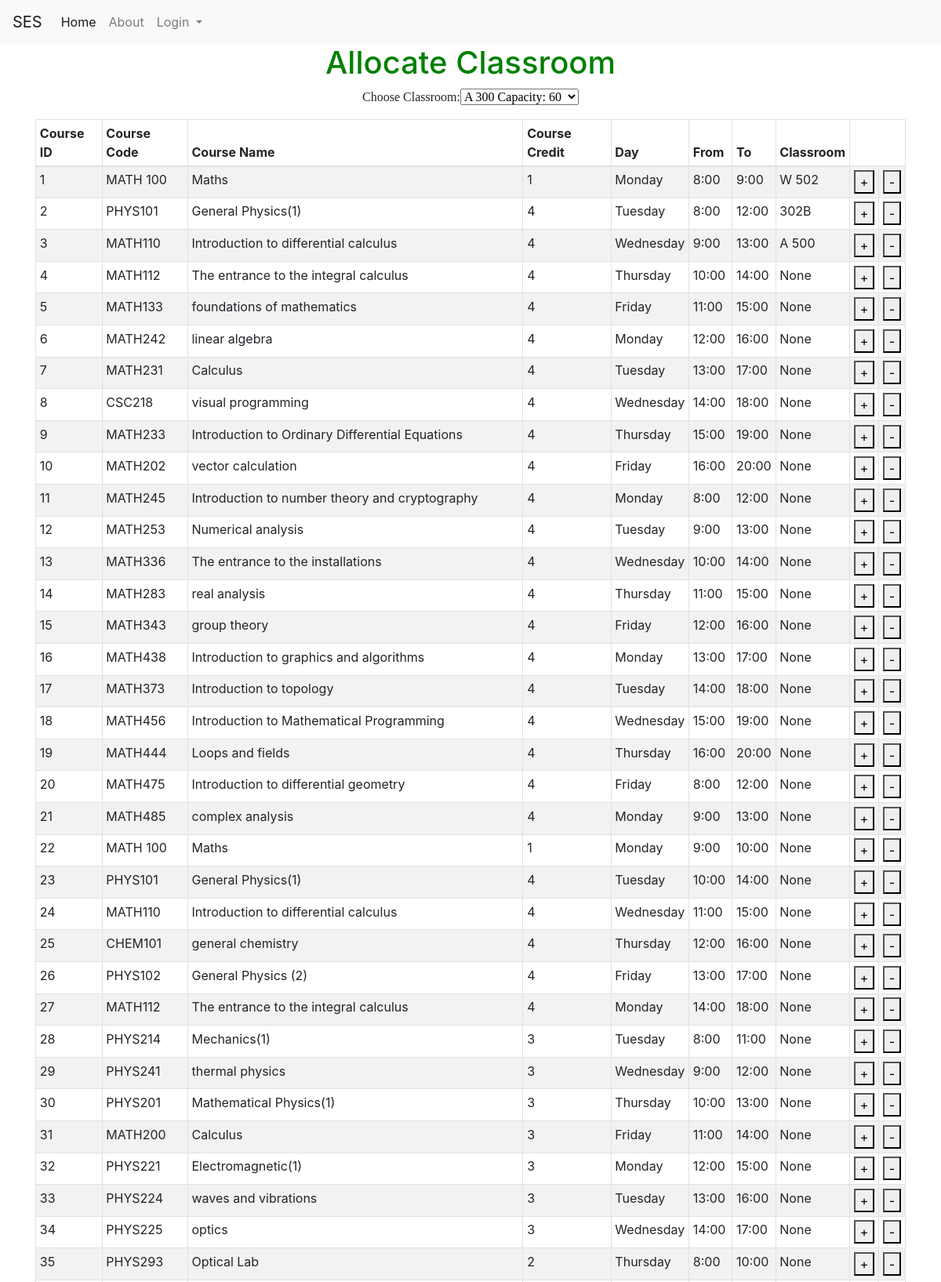
The page /allocate_classroomf (upper part) on the database its author committed.
### tables this page shows
CREATE TABLE course (course_id INTEGER NOT NULL PRIMARY KEY AUTOINCREMENT UNIQUE, course_name [nchar] (10), course_descr [nchar] (10), course_code [nchar] (10), dep_id [int], plan_id [int], level_id [int], credit INTEGER, Day_id REFERENCES Day (Day_id), fromT TIME, toT TIME, loc_id INTEGER, SEM INTEGER DEFAULT (223), lec_id INTEGER);

CREATE TABLE Day (Day_id INTEGER PRIMARY KEY, Day_Decs CHAR);

CREATE TABLE loc (loc_id INTEGER PRIMARY KEY UNIQUE, loc_Cap INTEGER, loc_name CHAR CONSTRAINT loc_id UNIQUE ON CONFLICT IGNORE);

### allocate_classroom.py (the view, shortened to what this page needs)
@allocate_classroom.route('/allocate_classroomf', methods=['GET', 'POST'])
def allocate_classroomf():
    with app.app_context():
        con = sqlite3.connect("instance/db.sqlite")
        cur = con.cursor()
        cur.execute("SELECT default_sem FROM default_sem")
        SEM = cur.fetchone()[0]
        con.commit()
        cur.execute("SELECT * FROM loc")
        classroom = cur.fetchall()
        con.commit()
        cur.execute("SELECT * FROM classroom_view")
        courses = cur.fetchall()
        course_id = request.form.get('course_id')
        con.commit()
        nolec = request.form.get('nolec', None)
        loc_id = request.form.get('classroom')
        print("loc_idss")
        print(loc_id)
        cur.execute(""" SELECT distinct

    cp1.Day_id AS CP1_Day_id,
    cp1.loc_id AS CP1_loc_id,
    cp1.fromT AS CP1_fromT,
    cp1.toT AS CP1_toT,
    cp1.SEM AS CP1_SEm,
    cp2.Day_id AS CP2_Day_id,
    cp2.loc_id AS CP2_loc_id,
    cp2.fromT AS CP2_fromT,
    cp2.toT AS CP2_toT,
    cp2.SEM AS CP2_SEm
FROM
    course AS cp1
JOIN
    course AS cp2
    ON cp2.course_id = cp1.course_id AND cp2.SEM = cp1.SEM

      And (cp2.fromT >= cp1.fromT and cp2.fromT < cp1.toT AND  cp1.fromT <= cp2.fromT and cp2.day_id = cp1.day_id)
      OR (cp2.toT > cp1.fromT and cp2.toT <= cp1.toT AND cp1.fromT <= cp2.fromT and cp2.day_id = cp1.day_id )
      OR (cp2.fromT <= cp1.fromT and cp2.toT >= cp1.toT AND cp1.fromT <= cp2.fromT and cp2.day_id = cp1.day_id)
      OR (cp2.fromT <= cp1.toT    and cp2.toT >= cp1.fromT  and cp2.day_id = cp1.day_id)

      where cp2.loc_id = ? AND cp1.SEM = ? and  cp1.course_id = ?  """, (loc_id,SEM,course_id))
        entry = cur.fetchone()
        error=''
        cur.execute("SELECT * FROM classroom_view")
        courses = cur.fetchall()
        con.commit()
        con.close()
    return render_template('allocate_classroom.html', classroom=classroom,courses=courses,error=error)

### templates/allocate_classroom.html (shortened to what this page needs)
{% extends "base.html" %}
{% block content %}
<h1>Allocate Classroom</h1>
       <form id = "c_form" method="post" action="/allocate_classroomf">
        <p style="font-family:verdana">
            Choose Classroom:<SELECT name="classroom" style="font-family:verdana" id="classroom">
            {% for j in classroom %}
                <OPTION  value={{j[0]}}>{{j[2]}} Capacity: {{j[1]}} </OPTION>
            {% endfor %}
            </SELECT>
            </p>
        <table id="classcourses" class="table table-striped table-bordered table-sm"  cellspacing="0" width="100%">
            <thead>
              <tr>
                <th>Course ID</th>
                <th>Course Code</th>
                <th>Course Name</th>
                <th>Course Credit</th>
                <th>Day</th>
                <th>From</th>
                <th>To</th>
                <th>Classroom</th>
              </tr>
              </thead>
              <tbody>
               {% for row in courses %}
                      <tr>
                        <td><input type="hidden" name="title" value="{{ row[0] }}"> {{ row[0] }} </td>
                          <td>{{row[1]}}</td>
                          <td>{{row[2]}}</td>
                          <td>{{row[3]}}</td>
                          <td>{{row[4]}}</td>
                          <td>{{row[5]}}</td>
                          <td>{{row[6]}}</td>
                          <td>{{row[7]}}</td>
                          <td><button class="bi bi-plus" type="submit" value="{{ row[0] }}" name="course_id">+</button></td>
                          <td><button class="bi bi-plus" type="submit" value="{{ row[0] }}" name="nolec">-</button></td>
                      </tr>
                  {% endfor %}
              </tbody>
          </table>
       </form>
{% endblock %}

### templates/allocate_classroom.html (style rules this page uses)
body { text-align: center; }
h1 { color: green; }
table { border-collapse: collapse; width: 100%; }
th, td { padding: 8px; text-align: left; border-bottom: 1px solid #ddd; }

### rows shown on the page
course: course_id "1", course_code "MATH 100", course_name "Maths", credit "1", Day_Decs "Monday", fromT "8:00", toT "9:00", loc_name "W 502"
course: course_id "2", course_code "PHYS101", course_name "General Physics(1)", credit "4", Day_Decs "Tuesday", fromT "8:00", toT "12:00", loc_name "302B"
course: course_id "3", course_code "MATH110", course_name "Introduction to differential calculus", credit "4", Day_Decs "Wednesday", fromT "9:00", toT "13:00", loc_name "A 500"
course: course_id "4", course_code "MATH112", course_name "The entrance to the integral calculus", credit "4", Day_Decs "Thursday", fromT "10:00", toT "14:00", row "None"
course: course_id "5", course_code "MATH133", course_name "foundations of mathematics", credit "4", Day_Decs "Friday", fromT "11:00", toT "15:00", row "None"
course: course_id "6", course_code "MATH242", course_name "linear algebra", credit "4", Day_Decs "Monday", fromT "12:00", toT "16:00", row "None"
course: course_id "7", course_code "MATH231", course_name "Calculus", credit "4", Day_Decs "Tuesday", fromT "13:00", toT "17:00", row "None"
course: course_id "8", course_code "CSC218", course_name "visual programming", credit "4", Day_Decs "Wednesday", fromT "14:00", toT "18:00", row "None"
course: course_id "9", course_code "MATH233", course_name "Introduction to Ordinary Differential Equations", credit "4", Day_Decs "Thursday", fromT "15:00", toT "19:00", row "None"
course: course_id "10", course_code "MATH202", course_name "vector calculation", credit "4", Day_Decs "Friday", fromT "16:00", toT "20:00", row "None"
course: course_id "11", course_code "MATH245", course_name "Introduction to number theory and cryptography", credit "4", Day_Decs "Monday", fromT "8:00", toT "12:00", row "None"
course: course_id "12", course_code "MATH253", course_name "Numerical analysis", credit "4", Day_Decs "Tuesday", fromT "9:00", toT "13:00", row "None"
course: course_id "13", course_code "MATH336", course_name "The entrance to the installations", credit "4", Day_Decs "Wednesday", fromT "10:00", toT "14:00", row "None"
course: course_id "14", course_code "MATH283", course_name "real analysis", credit "4", Day_Decs "Thursday", fromT "11:00", toT "15:00", row "None"
course: course_id "15", course_code "MATH343", course_name "group theory", credit "4", Day_Decs "Friday", fromT "12:00", toT "16:00", row "None"
course: course_id "16", course_code "MATH438", course_name "Introduction to graphics and algorithms", credit "4", Day_Decs "Monday", fromT "13:00", toT "17:00", row "None"
course: course_id "17", course_code "MATH373", course_name "Introduction to topology", credit "4", Day_Decs "Tuesday", fromT "14:00", toT "18:00", row "None"
course: course_id "18", course_code "MATH456", course_name "Introduction to Mathematical Programming", credit "4", Day_Decs "Wednesday", fromT "15:00", toT "19:00", row "None"
course: course_id "19", course_code "MATH444", course_name "Loops and fields", credit "4", Day_Decs "Thursday", fromT "16:00", toT "20:00", row "None"
course: course_id "20", course_code "MATH475", course_name "Introduction to differential geometry", credit "4", Day_Decs "Friday", fromT "8:00", toT "12:00", row "None"
course: course_id "21", course_code "MATH485", course_name "complex analysis", credit "4", Day_Decs "Monday", fromT "9:00", toT "13:00", row "None"
course: course_id "22", course_code "MATH 100", course_name "Maths", credit "1", Day_Decs "Monday", fromT "9:00", toT "10:00", row "None"
course: course_id "23", course_code "PHYS101", course_name "General Physics(1)", credit "4", Day_Decs "Tuesday", fromT "10:00", toT "14:00", row "None"
course: course_id "24", course_code "MATH110", course_name "Introduction to differential calculus", credit "4", Day_Decs "Wednesday", fromT "11:00", toT "15:00", row "None"
course: course_id "25", course_code "CHEM101", course_name "general chemistry", credit "4", Day_Decs "Thursday", fromT "12:00", toT "16:00", row "None"
course: course_id "26", course_code "PHYS102", course_name "General Physics (2)", credit "4", Day_Decs "Friday", fromT "13:00", toT "17:00", row "None"
course: course_id "27", course_code "MATH112", course_name "The entrance to the integral calculus", credit "4", Day_Decs "Monday", fromT "14:00", toT "18:00", row "None"
course: course_id "28", course_code "PHYS214", course_name "Mechanics(1)", credit "3", Day_Decs "Tuesday", fromT "8:00", toT "11:00", row "None"
course: course_id "29", course_code "PHYS241", course_name "thermal physics", credit "3", Day_Decs "Wednesday", fromT "9:00", toT "12:00", row "None"
course: course_id "30", course_code "PHYS201", course_name "Mathematical Physics(1)", credit "3", Day_Decs "Thursday", fromT "10:00", toT "13:00", row "None"
course: course_id "31", course_code "MATH200", course_name "Calculus", credit "3", Day_Decs "Friday", fromT "11:00", toT "14:00", row "None"
course: course_id "32", course_code "PHYS221", course_name "Electromagnetic(1)", credit "3", Day_Decs "Monday", fromT "12:00", toT "15:00", row "None"
course: course_id "33", course_code "PHYS224", course_name "waves and vibrations", credit "3", Day_Decs "Tuesday", fromT "13:00", toT "16:00", row "None"
course: course_id "34", course_code "PHYS225", course_name "optics", credit "3", Day_Decs "Wednesday", fromT "14:00", toT "17:00", row "None"
course: course_id "35", course_code "PHYS293", course_name "Optical Lab", credit "2", Day_Decs "Thursday", fromT "8:00", toT "10:00", row "None"

### other values the page prints
form field classroom "A 300 Capacity: 60"
